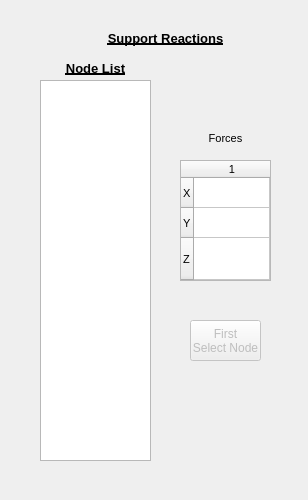
<?xml version="1.0" encoding="UTF-8"?>
<ui version="4.0">
 <class>supportReactions</class>
 <widget class="QDialog" name="supportReactions">
  <property name="geometry">
   <rect>
    <x>0</x>
    <y>0</y>
    <width>308</width>
    <height>500</height>
   </rect>
  </property>
  <property name="windowTitle">
   <string>Support Reactions</string>
  </property>
  <property name="windowIcon">
   <iconset resource="../SAS/resources.qrc">
    <normaloff>:/new/prefix1/supports</normaloff>:/new/prefix1/supports</iconset>
  </property>
  <widget class="QLabel" name="label_28">
   <property name="geometry">
    <rect>
     <x>40</x>
     <y>60</y>
     <width>111</width>
     <height>16</height>
    </rect>
   </property>
   <property name="font">
    <font>
     <pointsize>10</pointsize>
     <weight>75</weight>
     <italic>false</italic>
     <bold>true</bold>
     <underline>true</underline>
     <strikeout>false</strikeout>
    </font>
   </property>
   <property name="text">
    <string>Node List</string>
   </property>
   <property name="alignment">
    <set>Qt::AlignCenter</set>
   </property>
  </widget>
  <widget class="QListWidget" name="nodeList">
   <property name="geometry">
    <rect>
     <x>40</x>
     <y>80</y>
     <width>111</width>
     <height>381</height>
    </rect>
   </property>
  </widget>
  <widget class="QTableWidget" name="nodeForces">
   <property name="geometry">
    <rect>
     <x>180</x>
     <y>160</y>
     <width>91</width>
     <height>121</height>
    </rect>
   </property>
   <property name="sizePolicy">
    <sizepolicy hsizetype="Expanding" vsizetype="Expanding">
     <horstretch>0</horstretch>
     <verstretch>0</verstretch>
    </sizepolicy>
   </property>
   <property name="font">
    <font>
     <pointsize>8</pointsize>
    </font>
   </property>
   <property name="sortingEnabled">
    <bool>false</bool>
   </property>
   <attribute name="horizontalHeaderCascadingSectionResizes">
    <bool>false</bool>
   </attribute>
   <attribute name="horizontalHeaderDefaultSectionSize">
    <number>50</number>
   </attribute>
   <attribute name="horizontalHeaderShowSortIndicator" stdset="0">
    <bool>false</bool>
   </attribute>
   <attribute name="horizontalHeaderStretchLastSection">
    <bool>true</bool>
   </attribute>
   <attribute name="verticalHeaderCascadingSectionResizes">
    <bool>false</bool>
   </attribute>
   <attribute name="verticalHeaderShowSortIndicator" stdset="0">
    <bool>false</bool>
   </attribute>
   <attribute name="verticalHeaderStretchLastSection">
    <bool>true</bool>
   </attribute>
   <row>
    <property name="text">
     <string>X</string>
    </property>
   </row>
   <row>
    <property name="text">
     <string>Y</string>
    </property>
   </row>
   <row>
    <property name="text">
     <string>Z</string>
    </property>
   </row>
   <column>
    <property name="text">
     <string>1</string>
    </property>
   </column>
   <item row="0" column="0">
    <property name="text">
     <string/>
    </property>
   </item>
  </widget>
  <widget class="QPushButton" name="refresh">
   <property name="enabled">
    <bool>false</bool>
   </property>
   <property name="geometry">
    <rect>
     <x>190</x>
     <y>320</y>
     <width>71</width>
     <height>41</height>
    </rect>
   </property>
   <property name="text">
    <string>First 
Select Node</string>
   </property>
  </widget>
  <widget class="QLabel" name="label_27">
   <property name="geometry">
    <rect>
     <x>170</x>
     <y>130</y>
     <width>111</width>
     <height>16</height>
    </rect>
   </property>
   <property name="font">
    <font>
     <pointsize>8</pointsize>
     <weight>50</weight>
     <italic>false</italic>
     <bold>false</bold>
     <underline>false</underline>
     <strikeout>false</strikeout>
    </font>
   </property>
   <property name="text">
    <string>Forces</string>
   </property>
   <property name="alignment">
    <set>Qt::AlignCenter</set>
   </property>
  </widget>
  <widget class="QLabel" name="label_24">
   <property name="geometry">
    <rect>
     <x>100</x>
     <y>30</y>
     <width>131</width>
     <height>16</height>
    </rect>
   </property>
   <property name="font">
    <font>
     <pointsize>10</pointsize>
     <weight>75</weight>
     <italic>false</italic>
     <bold>true</bold>
     <underline>true</underline>
     <strikeout>false</strikeout>
    </font>
   </property>
   <property name="text">
    <string>Support Reactions</string>
   </property>
   <property name="alignment">
    <set>Qt::AlignCenter</set>
   </property>
  </widget>
 </widget>
 <resources>
  <include location="../SAS/resources.qrc"/>
 </resources>
 <connections/>
</ui>
